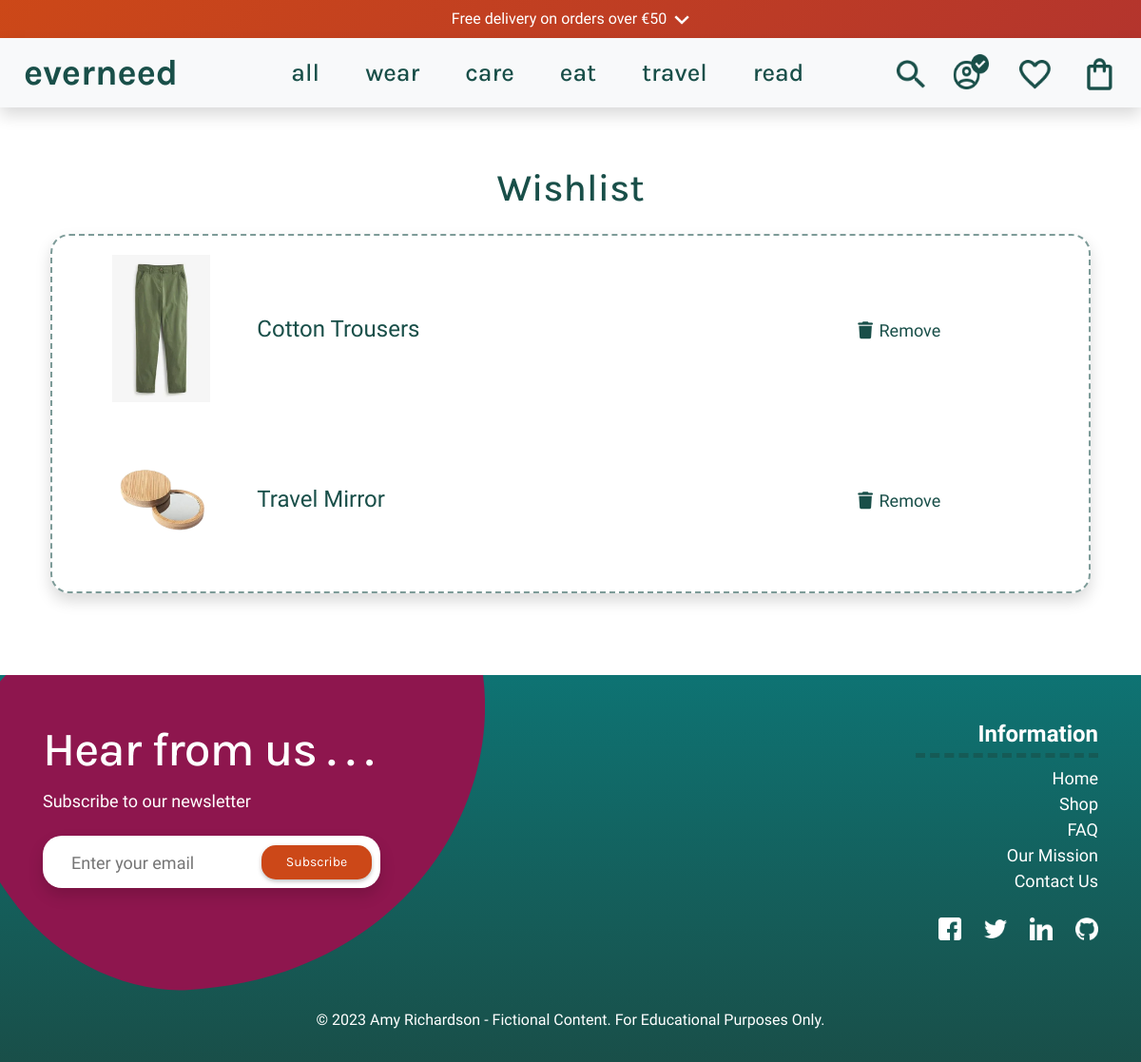
/wishlist/ (signed in), run on an earlier commit of the app's database.
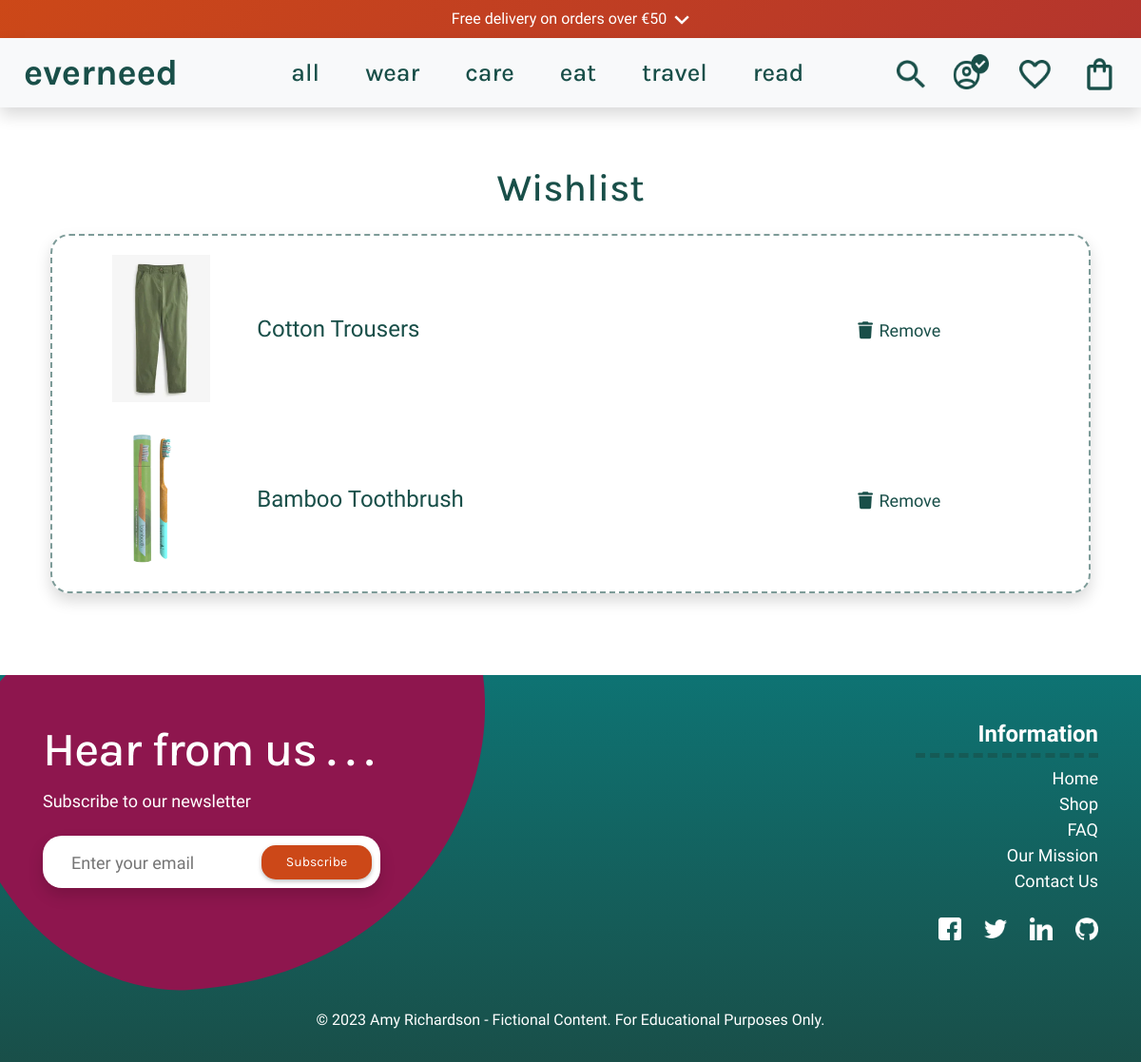
And on a later commit of the database.
### wishlist/models.py (models this page shows, shortened)
class Wishlist(models.Model):
    user_profile = models.ForeignKey(UserProfile, on_delete=models.CASCADE,
                                     null=False, blank=False,
                                     related_name='user_wishlist',
                                     default=None)
    product = models.ForeignKey(Product, null=False, blank=False,
                                on_delete=models.CASCADE, default=None)

### products/models.py (models this page shows, shortened)
class Product(models.Model):
    category = models.ForeignKey(
        'Category', null=True, blank=True, on_delete=models.SET_NULL)
    sku = models.CharField(
        max_length=254, null=True, blank=True)
    name = models.CharField(max_length=254)
    description = models.TextField(max_length=1024, default='')
    price = models.DecimalField(max_digits=6, decimal_places=2)
    sale_price = models.DecimalField(
        max_digits=6, decimal_places=2, null=True, blank=True)
    discount = models.DecimalField(
        max_digits=6, decimal_places=2, null=True, blank=True)
    has_sizes = models.BooleanField(default=False, null=True, blank=True)
    ml_sizes = models.BooleanField(default=False, null=True, blank=True)
    is_shoe = models.BooleanField(default=False, null=True, blank=True)
    carbon_fp = models.DecimalField(
        max_digits=6, decimal_places=2, blank=True, null=True)
    carbon_saved = models.DecimalField(
        max_digits=6, decimal_places=2, blank=True, null=True)
    rating = models.DecimalField(max_digits=6, decimal_places=2, null=True,
                                 blank=True)
    image_url = models.URLField(
        max_length=1024, null=True, blank=True)
    image = models.ImageField(null=True, blank=True)
    feature_product = models.BooleanField(default=False, blank=True)
    is_sale = models.BooleanField(default=False)

### wishlist/views.py (the view)
# urls.py: path('wishlist/', include('wishlist.urls')),
@login_required
def wishlist(request):
    user_profile = UserProfile.objects.get(user=request.user)
    user_wishlist = Wishlist.objects.filter(user_profile=user_profile)
    return render(request, 'wishlist/wishlist.html', {'user_wishlist': user_wishlist})

### wishlist/contexts.py (called while the page is built)
def wishlist_items(request):
    wishlist_items = []
    if request.user.is_authenticated:
        user_profile = UserProfile.objects.get(user=request.user)
        wishlist_items = Wishlist.objects.filter(user_profile=user_profile)
    return {
        'user_wishlist': wishlist_items,
    }

### wishlist/templates/wishlist/wishlist.html (shortened to what this page needs)
{% extends 'base.html' %}
{% load static %}
{% block content %}
<div class="container mt-5 text-center">
    <div class="row">
        <h1 class="col section-title my-3">Wishlist</h1>
    </div>
    <div class="row wishlist-border p-2 mb-4 m-2 shadow">
        <div class="col-12">
            {% if user_wishlist %}
            <ul class="list-group">
                {% for item in user_wishlist %}
                <li class="list-group-item">
                    <div class="row align-items-center">
                        <div class="col-2">
                            <a href="{% url 'product_detail' item.product.id %}">
                                {% if item.product.image %}
                                <img class="w-100 wishlist-prod" src="{{ item.product.image.url }}" alt="{{ item.product.name }}">
                                {% else %}
                                <img class="w-100 wishlist-prod" src="{{ MEDIA_URL }}product_placeholder.png"
                                    alt="{{ item.product.name }}">
                                {% endif %}
                            </a>
                        </div>
                        <div class="col-6 text-left">
                            <p class="my-0">{{ item.product.name }}</p>
                        </div>
                        <div class="col-4">
                            <a href="{% url 'remove_from_wishlist' item.product.id %}" class="wishlist-delete">
                                <i class="fas fa-trash wishlist-icon"></i> Remove
                            </a>
                        </div>
                    </div>
                </li>
                {% endfor %}
            </ul>
            {% else %}
            <div class="col-12 text-center my-5">
                <p class="p-txt">Your wishlist is empty.</p>
            </div>
            {% endif %}
        </div>
    </div>
</div>
{% endblock %}

What changed in the data, as far as the page shows it:
removed Wishlist: product.image (picture), product.name "Travel Mirror"
added Wishlist: product.image (picture), product.name "Bamboo Toothbrush"
